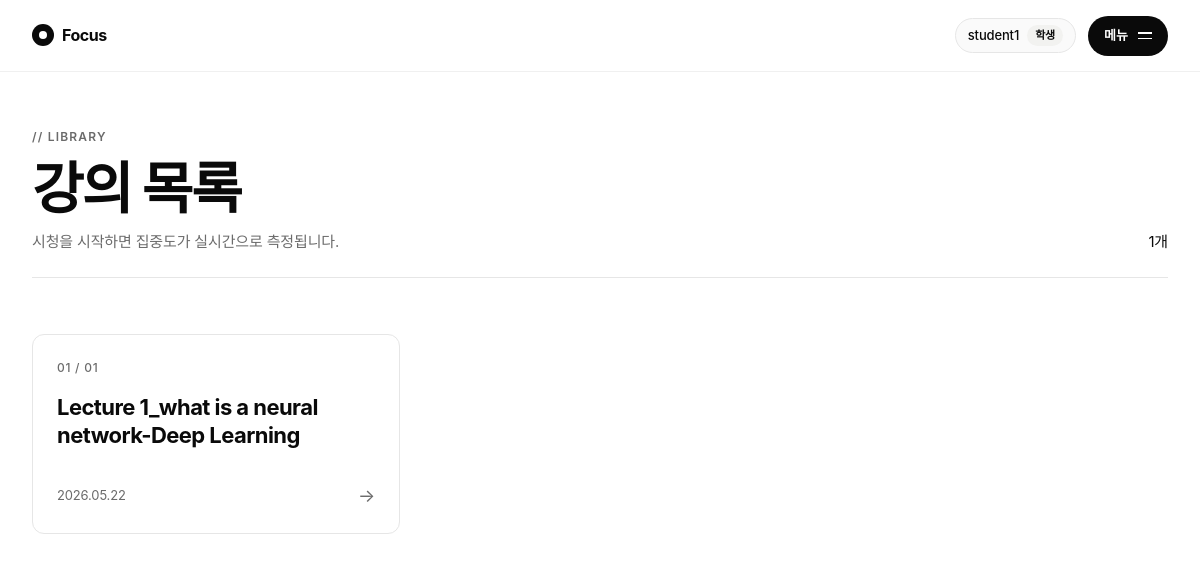
The page /student (signed in) on the database its author committed.
### app.py (models this page shows)
class User(db.Model, UserMixin):
    id       = db.Column(db.Integer, primary_key=True)
    username = db.Column(db.String(80),  unique=True, nullable=False)
    password = db.Column(db.String(200), nullable=False)
    role     = db.Column(db.String(20),  default="student")   # student | professor

class Lecture(db.Model):
    id          = db.Column(db.Integer,  primary_key=True)
    title       = db.Column(db.String(200), nullable=False)
    filename    = db.Column(db.String(200), nullable=False)
    uploaded_at = db.Column(db.DateTime,    default=datetime.utcnow)

### app.py (the view)
@app.route("/student")
@login_required
def student():
    lectures = Lecture.query.order_by(Lecture.uploaded_at.desc()).all()
    return render_template("student.html", lectures=lectures)

### app.py (called while the page is built)
@login_mgr.user_loader
def load_user(user_id):
    return User.query.get(int(user_id))

### templates/student.html (shortened to what this page needs)
{% extends "base.html" %}
{% block content %}
<div class="page-header">
  <div>
    <div class="eyebrow">// Library</div>
    <h2>강의 목록</h2>
    <p class="subtitle">시청을 시작하면 집중도가 실시간으로 측정됩니다.</p>
  </div>
  <div>{{ lectures|length }}개</div>
</div>
{% if lectures %}
  <div class="lecture-grid">
    {% for lec in lectures %}
    <a href="{{ url_for('watch', lecture_id=lec.id) }}" class="lecture-card">
      <div class="num">{{ '%02d' % loop.index }} / {{ '%02d' % lectures|length }}</div>
      <h3>{{ lec.title }}</h3>
      <div class="lecture-meta">
        <span>{{ lec.uploaded_at.strftime('%Y.%m.%d') }}</span>
        <span class="arrow">→</span>
      </div>
    </a>
    {% endfor %}
  </div>
{% else %}
  <div class="empty-state">
    <h3>강의가 없어요</h3>
    <p>아직 등록된 강의가 없습니다.</p>
  </div>
{% endif %}
{% endblock %}

### templates/base.html (shortened to what this page needs)
<!DOCTYPE html>
<html lang="ko">
<head>
  <link rel="stylesheet" href="{{ url_for('static', filename='css/style.css') }}"/>
</head>
<body class="{% block body_class %}{% endblock %}">
  <nav class="navbar">
    <a class="brand" href="{{ url_for('index') }}">
      <span class="mark"></span>
      Focus
    </a>
    <div class="nav-right">
      {% if current_user.is_authenticated %}
        <span class="nav-user">
          {{ current_user.username }}
          <span class="badge {{ current_user.role }}">{{ '교수자' if current_user.role == 'professor' else '학생' }}</span>
        </span>
      {% endif %}
      <button class="menu-btn" id="menuOpen" type="button" aria-label="메뉴 열기">
        메뉴
        <span class="icon"><span></span><span></span></span>
      </button>
    </div>
  </nav>
  <div class="container">
    {% block content %}{% endblock %}
  </div>
</body>
</html>

### static/css/style.css (style rules this page uses)
:root { --bg: #FFFFFF; --bg-2: #FAFAFA; --bg-3: #F2F2F0; --ink: #0A0A0A; --ink-2: #1F1F1F; --muted: #6B6B6B; --muted-2: #9A9A9A; --line: #0A0A0A; --line-soft: #E6E6E6; --line-faint: #F0F0F0; --accent: #FF5A1F; --ok: #1F9D55; --warn: #E89A1F; --bad: #E1331F; --night: #0A0A0A; --night-2: #161614; --f: 'Pretendard Variable', Pretendard, -apple-system, BlinkMacSystemFont, 'Segoe UI', Roboto, 'Helvetica Neue', Arial, sans-serif; --ease: cubic-bezier(0.6, 0.05, 0.05, 1); --ease-out: cubic-bezier(0.16, 1, 0.3, 1); --nav-h: 72px; }
*, *::before, *::after { box-sizing: border-box; margin: 0; padding: 0; }
html, body { height: 100%; }
html { scroll-behavior: smooth; }
button, input, select { font: inherit; color: inherit; }
a { color: inherit; text-decoration: none; }
body { font-family: var(--f); font-size: 15px; line-height: 1.55; color: var(--ink); background: var(--bg); -webkit-font-smoothing: antialiased; -moz-osx-font-smoothing: grayscale; letter-spacing: -0.01em; }
h1, h2, h3, h4 { font-weight: 700; letter-spacing: -0.035em; line-height: 1.1; }
.navbar { position: fixed; top: 0; left: 0; right: 0; z-index: 80; height: var(--nav-h); display: flex; align-items: center; justify-content: space-between; padding: 0 32px; background: rgba(255, 255, 255, 0.85); backdrop-filter: saturate(180%) blur(14px); -webkit-backdrop-filter: saturate(180%) blur(14px); border-bottom: 1px solid var(--line-faint); }
.brand { display: inline-flex; align-items: center; gap: 8px; font-size: 16px; font-weight: 700; letter-spacing: -0.03em; color: var(--ink); }
.brand .mark { display: inline-block; width: 22px; height: 22px; background: var(--ink); border-radius: 50%; position: relative; }
.brand .mark::after { content: ''; position: absolute; top: 50%; left: 50%; transform: translate(-50%, -50%); width: 8px; height: 8px; background: var(--bg); border-radius: 50%; }
.nav-right { display: flex; align-items: center; gap: 12px; }
.nav-user { display: inline-flex; align-items: center; gap: 8px; font-size: 13px; font-weight: 500; padding: 6px 12px; background: var(--bg-2); border: 1px solid var(--line-soft); border-radius: 999px; }
.badge { display: inline-flex; align-items: center; font-size: 11px; font-weight: 600; padding: 2px 8px; border-radius: 999px; }
.badge.student { background: var(--bg-3); color: var(--ink); }
.menu-btn { display: inline-flex; align-items: center; gap: 10px; height: 40px; padding: 0 16px; background: var(--ink); color: var(--bg); border: none; cursor: pointer; border-radius: 999px; font-size: 13px; font-weight: 600; transition: background 0.2s var(--ease); }
.menu-btn .icon { display: inline-flex; flex-direction: column; gap: 4px; }
.menu-btn .icon span { display: block; width: 14px; height: 1.5px; background: var(--bg); transition: transform 0.3s var(--ease); }
.container { max-width: 1280px; margin: 0 auto; padding: calc(var(--nav-h) + 56px) 32px 120px; }
.page-header { display: flex; align-items: flex-end; justify-content: space-between; margin-bottom: 56px; gap: 32px; padding-bottom: 24px; border-bottom: 1px solid var(--line-soft); }
.page-header .eyebrow { font-size: 12px; font-weight: 600; color: var(--muted); margin-bottom: 12px; letter-spacing: 0.1em; text-transform: uppercase; }
.page-header h2 { font-size: clamp(36px, 5vw, 56px); font-weight: 800; letter-spacing: -0.035em; }
.page-header .subtitle { font-size: 15px; color: var(--muted); margin-top: 10px; max-width: 480px; }
.lecture-grid { display: grid; grid-template-columns: repeat(auto-fill, minmax(320px, 1fr)); gap: 16px; }
.lecture-card { background: var(--bg); border: 1px solid var(--line-soft); border-radius: 12px; padding: 24px; display: flex; flex-direction: column; gap: 16px; transition: all 0.3s var(--ease); min-height: 200px; }
.lecture-card .num { font-size: 12px; color: var(--muted); font-weight: 500; letter-spacing: 0.06em; }
.lecture-card h3 { font-size: 22px; font-weight: 700; letter-spacing: -0.025em; line-height: 1.25; flex: 1; }
.lecture-meta { display: flex; justify-content: space-between; align-items: center; font-size: 13px; color: var(--muted); }
.lecture-card .arrow { font-size: 18px; transition: transform 0.3s var(--ease); }

### rows shown on the page
User: username "student1", role "학생"
Lecture: index "01", value "01", title "Lecture 1_what is a neural network-Deep Learning", uploaded_at "2026.05.22"

### other values the page prints
{{ lectures|length }} "1"
